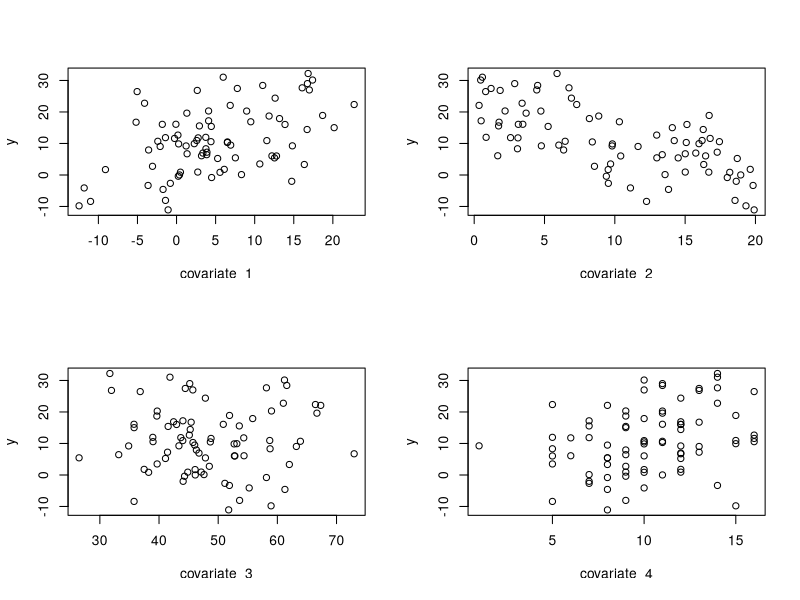
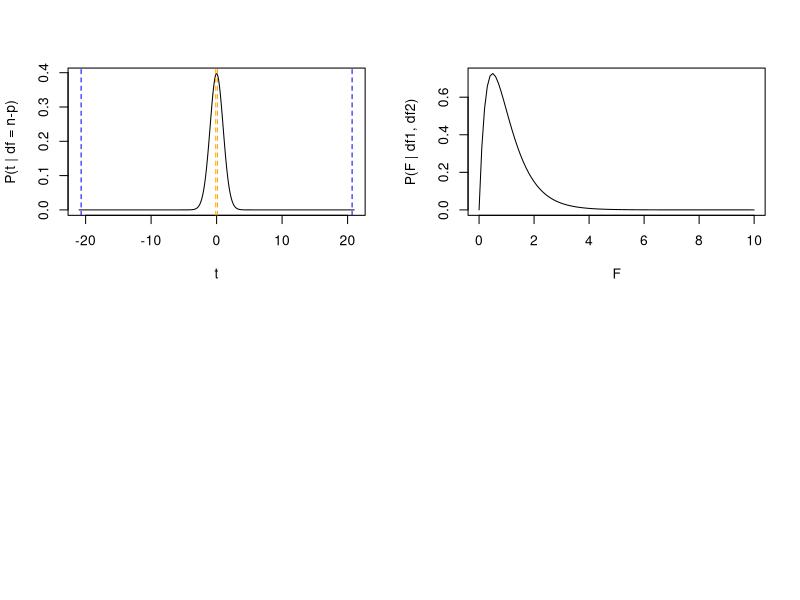

Recreate these plots in R, in order.
## ---- chunk 1
n = 80
n_covariate = 4
p = n_covariate + 1

betas = vector("numeric", length = p)
xmat = matrix(0, nrow = n, ncol = p)
sigma = 2.25

# Column for intercept
xmat[,1] = 1

# Generate the covariate data randomly:
set.seed(5)
xmat[,2] = rnorm(n, mean = 5, sd = 8)
xmat[,3] = runif(n, min = 0, max = 20)
xmat[,4] = rchisq(n, df = 50)
xmat[,5] = rpois(n, lambda = 10)

# Set the betas:
betas[1] = 1.0
betas[2] = 0.75
betas[3] = -1.2
betas[4] = 0.0
betas[5] = 1.8

# Calculate the observed 'y', adding residual error
y = xmat %*% betas + rnorm(n, mean = 0, sd = sigma)

par(mfrow=c(2,2))
for(i in 2:p){
    plot(y ~ xmat[,i],
         xlab = paste("covariate ", i-1))
}

# Create a data.frame
my_df = data.frame(y, xmat[,2:5])
head(my_df)

# Run the model, report the summary
m1 = lm(y ~ 1 + X1 + X2 + X3 + X4, data = my_df)
m1_summary = summary(m1)
m1_summary
## ---- chunk 2
## Calculate SE(betas) - We did this in the OLS chapter
est_sigma = summary(m1)$sigma
xtx_inv = solve(crossprod(xmat))
varcov_betas = xtx_inv*est_sigma^2
se_betas = sqrt(diag(varcov_betas))

# Degrees of freedom
t_df = n-p

# extract coef and SE
# for X1 and X3
coef_x1 = coef(m1)[2]
se_beta_x1 = se_betas[2]

coef_x3 = coef(m1)[4]
se_beta_x3 = se_betas[4]

# Calculate t_i
t_x1 = (coef_x1 - 0)/se_beta_x1
t_x3 = (coef_x3 - 0)/se_beta_x3

# Calculate P(t > |t_i|) = 1 - P(t <= |t_i|)
# abs() calculates absolute value
p_x1 = 1 - pt(abs(t_x1), df = t_df)
p_x3 = 1 - pt(abs(t_x3), df = t_df)

# Create a table
t_table = cbind(
    rbind(t_x1, t_x3),
    rbind(p_x1*2, p_x3*2) #Multiply by 2 for two-tailed test
)
colnames(t_table) = c("t value", "Pr(>|t|)")
rownames(t_table) = c("X1", "X3")
t_table

# Compare to summary of lm()
## We're extracting just the relevant rows and columns
## from the summary table 
m1_summary$coefficients[c(2,4), 3:4]
## ---- chunk 3
tseq = seq(-21, 21, by = 0.1)
prob_tseq = dt(tseq, df = t_df)

plot(prob_tseq ~ tseq, type = "l",
     xlab = "t", ylab = "P(t | df = n-p)")
abline(v = c(-1,1)*t_x1, lty = 2, col = "blue")
abline(v = c(-1,1)*t_x3, lty = 2, col = "orange")

## ---- chunk 4
m_null = lm(y~1)
coef(m_null)
mean(y)
## ---- chunk 5
# Extract the residuals (errors)
resid_null = m_null$residuals
resid_full = m1$residuals

# Sum of Square Errors (SSE)
sse_null = crossprod(resid_null)
sse_full = crossprod(resid_full)

# degrees of freedom
df_null = n-1
df_full = n-p

# Calculate F_stat
f_stat = ((sse_null - sse_full)/(df_null - df_full)) / (sse_full/df_full)
f_stat

# Degrees of freedom for the F distribution:
df_numerator = df_null - df_full
df_denominator = df_full
df_numerator
df_denominator

# Compare this to the lm() output:
m1_summary$fstatistic

# Visualize the associated F distribution
fseq = seq(0, 10, by = 0.1)
p_fseq = df(fseq,
            df1 = df_numerator,
            df2 = df_denominator)
plot(p_fseq ~ fseq, type = "l",
     xlab = "F", ylab = "P(F | df1, df2)")
## ---- chunk 6
#P(F > f_stat) = 1 - P(F <= f_stat)
p_f_m1 = 1 - pf(f_stat,
                df1 = df_numerator,
                df2 = df_denominator)
p_f_m1
## ---- chunk 7
# Reminder:
m1_summary
## ---- chunk 8
r2 = 1 - sse_full/sse_null
r2

# Compared to the lm() output
m1_summary$r.squared
## ---- chunk 9
# Run a model that does not include input variable X2
m2 = lm(y ~ 1 + X1 + X3 + X4, data = my_df)
m2_summary = summary(m2)
# Extract the R^2
m2_summary$r.squared
## ---- chunk 10
adjusted_r2 = 1 - (n-1)/(n-p) + (n-1)/(n-p)*r2
adjusted_r2

# Compared to lm() output
m1_summary$adj.r.squared
